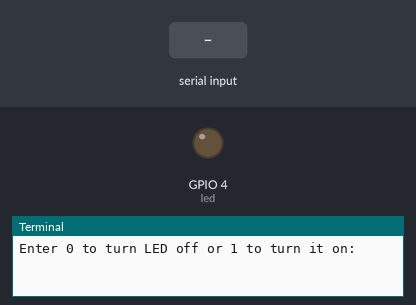
A program run on a simulated Raspberry Pi (BCM pin numbers). Parts: output pins drawn as LEDs (lit = HIGH), the last lines printed to the terminal. The test bench sets the inputs (shaded band).

Above: at 1.2 s.
1.3 s: "1" typed at the terminal, then Enter
At 2.3 s:
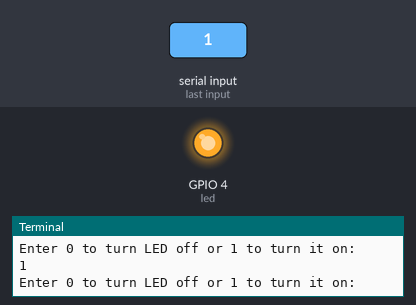
2.8 s: "0" typed at the terminal, then Enter
At 3.4 s:
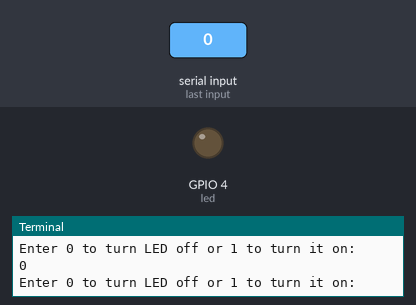
Timing chart, 0 to 5.8 s (numbered marks = the images above; inputs shaded):
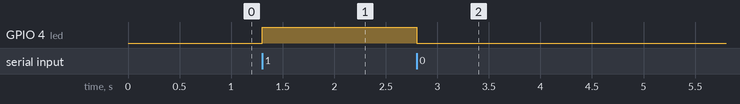

Measured:
- after the input at 1.3 s, GPIO 4 (led): LOW → HIGH at once
- after the input at 2.8 s, GPIO 4 (led): HIGH → LOW at once

The program:

led.py
```python
from gpiozero import LED

led = LED(4)

while True:
    # Get input from user for LED control (0 for off, 1 for on)
    user_input = input("Enter 0 to turn LED off or 1 to turn it on: ")

    if user_input == '1':
        led.on()
    elif user_input == '0':
        led.off()
    else:
        print("Invalid input. Exiting program.")
        break
```
